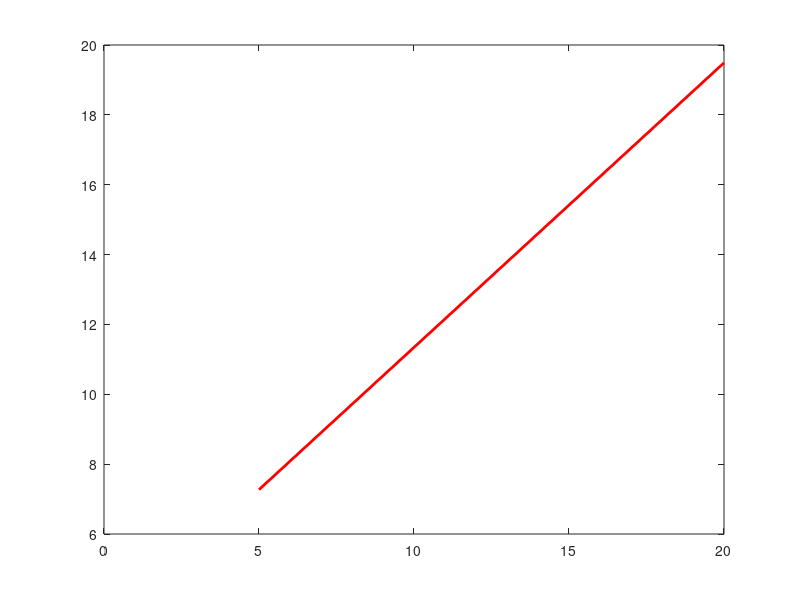

Recreate this plot in MATLAB. (Note: this script raises an error after producing the figure.)
clear all; close all; clc;
Re_values_BigFin = {
   [7830, 7893, 7894, 7894, 7894, 7956, 7957, 8020, 8020, 8020], ... % fan25 - Re
   [7908, 8099, 8100, 8163, 8164, 8164, 8227, 8228, 8291, 8291], ... % test_5W - Re
   [17688, 18010, 18071, 18200, 18201, 18201, 18203, 18328, 18328, 18520], ... % fan50 - Re
   [7542, 7543, 7665, 7665, 7666, 7666, 7666, 7726, 7727, 7788] % Dataset 4 - Re
};
Nu_values_BigFin = {
   [206, 206, 206, 206, 206, 206, 206, 206, 206, 206], ... % fan25 - Nu
   [131, 131, 131, 137, 131, 130, 132, 136, 137, 137], ... % test_5W - Nu
   [347, 344, 347, 346, 345, 345, 345, 347, 347, 347], ... % fan50 - Nu
   [199, 194, 195, 199, 194, 199, 199, 195, 195, 199] % test_20W  - Nu
};
deltaT_values_BigFin = {
   [9.4, 9.4, 9.4, 9.4, 9.4, 9.4, 9.4, 9.4, 9.4, 9.4], ... % fan25 - deltaT
   [7.3, 7.3, 7.3, 7.2, 7.3, 7.3, 7.2, 7.3, 7.2, 7.3], ... % test_5W - deltaT
   [5.6, 5.7, 5.6, 5.6, 5.7, 5.6, 5.7, 5.6, 5.6, 5.6], ... % fan50 - deltaT
   [19.5, 19.5, 19.5, 19.5, 19.5, 19.5, 19.5, 19.4, 19.5, 19.5] % test_20W 
};
Power_values_BigFin = {
   10, ... % fan25 
   5, ... % test_5W 
   10, ... % fan50 
   20 % test_20W 
};
name = {
   'BigFin_fan25'
   'BigFin_test_5W'
   'Bigfan50'
   'Bigtest_20W'
};
Power_vals_BigFin = [Power_values_BigFin{2}, Power_values_BigFin{4}]; % 5W and 20W
avgDeltaT_vals_BigFin = [mean(deltaT_values_BigFin{2}), mean(deltaT_values_BigFin{4})]; % Corresponding deltaT
avgRe_vals_BigFin = [mean(Re_values_BigFin{2}), mean(Re_values_BigFin{4})];
%For plot 3
avgRe_vals_BigFin_Fan = [mean(Re_values_BigFin{1}), mean(Re_values_BigFin{3})];
avgNu_vals_BigFin_Fan = [mean(Nu_values_BigFin{1}), mean(Nu_values_BigFin{3})];
Re_values_FullFinPlate = {
   [8751, 8814, 8877, 8879, 8941, 8942, 8942, 8942, 9006, 9070], ... % 5W
   [8874, 8875, 8937, 8938, 9001, 9062, 9063, 9126, 9126, 9189], ... % 10W
   [19356, 19419, 19612, 19673, 19929, 19930, 19994, 20119, 20757, 20821], ... % 10W (high Re)
   [8480, 8601, 8662, 8662, 8663, 8723, 8784, 8784, 8846, 8846] % 20W
};
Nu_values_FullFinPlate = {
   [182, 177, 182, 177, 183, 182, 183, 182, 182, 177], ... % 5W
   [178, 178, 178, 178, 178, 178, 178, 178, 178, 178], ... % 10W
   [281, 281, 280, 281, 281, 280, 280, 281, 281, 280], ... % 10W (high Re)
   [176, 176, 176, 176, 176, 176, 176, 176, 173, 173] % 20W
};
deltaT_values_FullFinPlate = {
   [5.4, 5.3, 5.3, 5.3, 5.3, 5.4, 5.3, 5.3, 5.3, 5.3], ... % 5W
   [10.9, 10.9, 10.9, 10.9, 10.9, 10.9, 10.9, 10.9, 10.9, 10.9], ... % 10W
   [6.9, 6.9, 7.0, 6.9, 6.9, 7.0, 7.0, 6.9, 6.9, 7.0], ... % 10W (high Re)
   [21.7, 21.8, 21.7, 21.8, 21.8, 21.8, 21.7, 21.8, 21.8, 21.8] % 20W
};
Power_values_FullFinPlate = {
   5, ... % 5W
   10, ... % 10W
   10, ... % 10W (high Re)
   20 % 20W
};
Power_vals_FullFinPlate = [Power_values_FullFinPlate{1}, Power_values_FullFinPlate{4}]; % 5W and 20W
avgDeltaT_vals_FullFinPlate = [mean(deltaT_values_FullFinPlate{1}), mean(deltaT_values_FullFinPlate{4})]; % Corresponding deltaT
avgRe_vals_FullFinPlate = [mean(Re_values_FullFinPlate{1}), mean(Re_values_FullFinPlate{4})];
%For plot 3
avgRe_vals_FullFinPlate_Fan = [mean(Re_values_FullFinPlate{2}), mean(Re_values_FullFinPlate{3})];
avgNu_vals_FullFinPlate_Fan = [mean(Nu_values_FullFinPlate{2}), mean(Nu_values_FullFinPlate{3})];
Re_values_3row = {
   [7523, 7523, 7523, 7587, 7652, 7717, 7718, 7719, 7780, 7781, 7909], ... % New Data
   [7437, 7507, 7507, 7507, 7564, 7564, 7565, 7569, 7569, 7570, 7570, 7631, 7694, 7755, 7755, 7755, 7755, 7756, 7819, 7946], ... % 10W
   [7507, 7507, 7507, 7569, 7569, 7570, 7570, 7631, 7694, 7755], ... % 20W
   [18104, 18296, 18426, 18488, 18497, 18562, 18563, 18681, 18684, 18813] % High Re
};
Nu_values_3row = {
   [296, 297, 296, 288, 294, 282, 276, 275, 281, 280, 296], ... % New Data
   [260, 260, 259, 259, 260, 259, 259, 258, 258, 257], ... % 10W
   [243, 243, 244, 243, 243, 238, 237, 238, 243, 238], ... % 20W
   [499, 505, 500, 509, 494, 498, 496, 508, 504, 501] % High Re
};
deltaT_values_3row = {
   [3.4, 3.4, 3.4, 3.4, 3.4, 3.4, 3.5, 3.5, 3.4, 3.4, 3.4], ... % New Data
   [7.5, 7.5, 7.5, 7.5, 7.5, 7.5, 7.5, 7.6, 7.5, 7.6], ... % 10W
   [16.1, 16.1, 16.0, 16.1, 16.1, 16.1, 16.1, 16.1, 16.1, 16.1], ... % 20W
   [3.9, 3.9, 3.9, 3.8, 4.0, 3.9, 3.9, 3.8, 3.9, 3.9] % High Re
};
Power_values_3row = {
   5, ... % New Data
   10, ... % 10W
   20, ... % 20W
   10 % High Re
};
Power_vals_3row = [Power_values_3row{1}, Power_values_3row{3}]; % 5W and 20W
avgDeltaT_vals_3row = [mean(deltaT_values_3row{1}), mean(deltaT_values_3row{3})]; % Corresponding deltaT
avgRe_vals_3row = [mean(Re_values_3row{1}), mean(Re_values_3row{3})]; % Corresponding deltaT
%For plot 3
avgRe_vals_3row_Fan = [mean(Re_values_3row{2}), mean(Re_values_3row{4})];
avgNu_vals_3row_Fan = [mean(Nu_values_3row{2}), mean(Nu_values_3row{4})];
Re_values_Pope = {
   [8762, 8954, 9018, 9018, 9208, 9208, 9208, 9272, 9334, 9336], ... % New Data
   [8272, 8272, 8332, 8453, 8512, 8571, 8633, 8692, 8754, 8813], ... % 10W
   [8522, 8584, 8585, 8585, 8585, 8647, 8647, 8772, 8833, 8958], ... % 20W
   [19299, 19743, 19869, 19930, 19997, 20058, 20120, 20247, 20313, 20438] % High Re
};
Nu_values_Pope = {
   [146, 144, 145, 143, 144, 145, 144, 144, 146, 144], ... % New Data
   [138, 138, 138, 138, 138, 138, 138, 138, 136, 138], ... % 10W
   [142, 141, 141, 141, 141, 142, 141, 141, 141, 141], ... % 20W
   [241, 239, 239, 241, 241, 241, 240, 241, 239, 240] % High Re
};
deltaT_values_Pope = {
   [6.8, 6.8, 6.8, 6.8, 6.8, 6.8, 6.8, 6.8, 6.7, 6.8], ... % New Data
   [27.6, 27.5, 27.5, 27.5, 27.6, 27.6, 27.6, 27.5, 27.6, 27.6], ... % 10W
   [13.6, 13.6, 13.7, 13.6, 13.6, 13.6, 13.7, 13.6, 13.7, 13.7], ... % 20W
   [8.1, 8.1, 8.1, 8.1, 8.1, 8.1, 8.1, 8.1, 8.1, 8.1] % High Re
};
Power_values_Pope = {
   5, ... % New Data
   20, ... % 10W
   10, ... % 20W
   10 % High Re
};
Power_vals_Pope = [Power_values_Pope{1}, Power_values_Pope{2}]; % 5W and 20W
avgDeltaT_vals_Pope = [mean(deltaT_values_Pope{1}), mean(deltaT_values_Pope{2})];
avgRe_vals_Pope = [mean(Re_values_Pope{1}), mean(Re_values_Pope{2})];
%For plot 3
avgRe_vals_Pope_Fan = [mean(Re_values_Pope{3}), mean(Re_values_Pope{4})];
avgNu_vals_Pope_Fan = [mean(Nu_values_Pope{3}), mean(Nu_values_Pope{4})];
%% Plot the line
figure(1);
plot(Power_vals_BigFin, avgDeltaT_vals_BigFin, '-r', 'LineWidth', 2, 'MarkerSize', 8);
hold on
errorbar(   Power_vals_BigFin(1)        ,avgDeltaT_vals_BigFin(1),std(deltaT_values_BigFin{2}),'vertical',color='r',LineWidth=2)
errorbar(   Power_vals_BigFin(2)        ,avgDeltaT_vals_BigFin(2),std(deltaT_values_BigFin{4}),'vertical',color='r',LineWidth=2)
plot(       Power_vals_FullFinPlate     ,avgDeltaT_vals_FullFinPlate, '-k', 'LineWidth', 2, 'MarkerSize', 8);
errorbar(   Power_vals_FullFinPlate(1)  ,avgDeltaT_vals_FullFinPlate(1),std(deltaT_values_FullFinPlate{1}),'vertical',color='k',LineWidth=2)
errorbar(   Power_vals_FullFinPlate(2)  ,avgDeltaT_vals_FullFinPlate(2),std(deltaT_values_FullFinPlate{4}),'vertical',color='k',LineWidth=2)
plot(       Power_vals_3row             ,avgDeltaT_vals_3row, '-b', 'LineWidth', 2, 'MarkerSize', 8);
errorbar(   Power_vals_3row(1)          ,avgDeltaT_vals_3row(1),std(deltaT_values_3row{1}),'vertical',color='b',LineWidth=2) % 10 W
errorbar(   Power_vals_3row(2)          ,avgDeltaT_vals_3row(2),std(deltaT_values_3row{3}),'vertical',color='b',LineWidth=2) % 20 W
plot(       Power_vals_Pope             ,avgDeltaT_vals_Pope, '-g', 'LineWidth', 2, 'MarkerSize', 8);
errorbar(   Power_vals_Pope(1)          ,avgDeltaT_vals_Pope(1),std(deltaT_values_Pope{1}),'vertical',color='g',LineWidth=2)
errorbar(   Power_vals_Pope(2)          ,avgDeltaT_vals_Pope(2),std(deltaT_values_Pope{2}),'vertical',color='g',LineWidth=2)
hold off
grid on
xlabel('Power (W)');
ylabel('Average \DeltaT (°C)');
title('Fin Design: Power vs. Average Temperature Difference');
legend('BigFin','','','FullPlate','','','3row','','','Pope','','',location = 'northwest')

%Power_vals_BigFin(1)       % -std(deltaT_values_BigFin{2})
%Power_vals_BigFin(2)       % -std(deltaT_values_BigFin{4})
%Power_vals_FullFinPlate(1) % - std(deltaT_values_FullFinPlate{1})
%Power_vals_FullFinPlate(2) % - std(deltaT_values_FullFinPlate{4})
%Power_vals_3row(1)         %-std(deltaT_values_3row{1})        
%Power_vals_3row(2)         %-std(deltaT_values_3row{3})        
%Power_vals_Pope(1)         %-std(deltaT_values_Pope{1})         
%Power_vals_Pope(2)         %-std(deltaT_values_Pope{2})         

%std(deltaT_values_BigFin{2})
%std(deltaT_values_BigFin{4})
%std(deltaT_values_FullFinPlate{1})
%std(deltaT_values_FullFinPlate{4})
%std(deltaT_values_3row{1})        
%std(deltaT_values_3row{3})        
%std(deltaT_values_Pope{1})         
%std(deltaT_values_Pope{2})      

%fprintf('avgDeltaT_vals\n %15.5f,\n%15.5f,\n%15.5f,\n%15.5f,\n%15.5f,\n%15.5f,\n%15.5f,\n%15.5f\n',avgDeltaT_vals_BigFin(1)      ,avgDeltaT_vals_BigFin(2)      ,avgDeltaT_vals_FullFinPlate(1),avgDeltaT_vals_FullFinPlate(2),avgDeltaT_vals_3row(1)        ,avgDeltaT_vals_3row(2)        ,avgDeltaT_vals_Pope(1)        ,avgDeltaT_vals_Pope(2));
%fprintf('powerVals\n %15.5f,\n%15.5f,\n%15.5f,\n%15.5f,\n%15.5f,\n%15.5f,\n%15.5f,\n%15.5f\n',Power_vals_BigFin(1)      ,Power_vals_BigFin(2)      ,Power_vals_FullFinPlate(1),Power_vals_FullFinPlate(2),Power_vals_3row(1)        ,Power_vals_3row(2)        ,Power_vals_Pope(1)        ,Power_vals_Pope(2));
%fprintf('std_vals\n  %15.5f,\n%15.5f,\n%15.5f,\n%15.5f,\n%15.5f,\n%15.5f,\n%15.5f,\n%15.5f\n',std(deltaT_values_BigFin{2}),std(deltaT_values_BigFin{4}),std(deltaT_values_FullFinPlate{1}),std(deltaT_values_FullFinPlate{4}),std(deltaT_values_3row{1})        ,std(deltaT_values_3row{3})        ,std(deltaT_values_Pope{1})         ,std(deltaT_values_Pope{2}));

power_vals_all = [...
Power_vals_BigFin(1)  ;
Power_vals_BigFin(2);
Power_vals_FullFinPlate(1);
Power_vals_FullFinPlate(2);
Power_vals_3row(1)        ;
Power_vals_3row(2)        ;
Power_vals_Pope(1);
Power_vals_Pope(2);];

avgRe_vals_all = [...
avgDeltaT_vals_BigFin(1)      ;
avgDeltaT_vals_BigFin(2)      ;
avgDeltaT_vals_FullFinPlate(1);
avgDeltaT_vals_FullFinPlate(2);
avgDeltaT_vals_3row(1)        ;
avgDeltaT_vals_3row(2)        ;
avgDeltaT_vals_Pope(1)        ;
avgDeltaT_vals_Pope(2)        ;];

std_vals_all = [...
std(deltaT_values_BigFin{2});
std(deltaT_values_BigFin{4});
std(deltaT_values_FullFinPlate{1});
std(deltaT_values_FullFinPlate{4});
std(deltaT_values_3row{1});
std(deltaT_values_3row{3});
std(deltaT_values_Pope{1});
std(deltaT_values_Pope{2});];

clc
fprintf('deltaT_vals_all\n');
for i = 1:length(avgRe_vals_all)
fprintf('%2.0f, %15.5f, %15.5f, %15.5f , %15.5f  \n',power_vals_all(i),avgRe_vals_all(i),std_vals_all(i),avgRe_vals_all(i)-std_vals_all(i), avgRe_vals_all(i)+std_vals_all(i) )
end

%%
figure(2);
h = plot(Power_vals_BigFin, avgRe_vals_BigFin, '-r', 'LineWidth', 2, 'MarkerSize', 8);
hold on
errorbar(Power_vals_BigFin(1),avgRe_vals_BigFin(1),std(Re_values_BigFin{2}),'vertical',color='r',LineWidth=2)
errorbar(Power_vals_BigFin(2),avgRe_vals_BigFin(2),std(Re_values_BigFin{4}),'vertical',color='r',LineWidth=2)

plot(Power_vals_FullFinPlate, avgRe_vals_FullFinPlate, '-k', 'LineWidth', 2, 'MarkerSize', 8);
errorbar(Power_vals_FullFinPlate(1),avgRe_vals_FullFinPlate(1),std(Re_values_FullFinPlate{1}),'vertical',color='k',LineWidth=2)
errorbar(Power_vals_FullFinPlate(2),avgRe_vals_FullFinPlate(2),std(Re_values_FullFinPlate{4}),'vertical',color='k',LineWidth=2)

plot(Power_vals_3row, avgRe_vals_3row, '-b', 'LineWidth', 2, 'MarkerSize', 8);
errorbar(Power_vals_3row(1),avgRe_vals_3row(1),std(Re_values_3row{1}),'vertical',color='b',LineWidth=2)
errorbar(Power_vals_3row(2),avgRe_vals_3row(2),std(Re_values_3row{3}),'vertical',color='b',LineWidth=2)

plot(Power_vals_Pope, avgRe_vals_Pope, '-g', 'LineWidth', 2, 'MarkerSize', 8);
errorbar(Power_vals_Pope(1),avgRe_vals_Pope(1),std(Re_values_Pope{1}),'vertical',color='g',LineWidth=2)
errorbar(Power_vals_Pope(2),avgRe_vals_Pope(2),std(Re_values_Pope{2}),'vertical',color='g',LineWidth=2)
hold off
xlabel('Power (W)');
ylabel('Re');
title('Fin Design: Power vs. Re');
legend('BigFin','','','FullPlate','','','3row','','','Pope','','',location = 'best')
grid on
ax = ancestor(h, 'axes');
ax.XAxis.Exponent = 0;
xtickformat('%.0f');

power_vals_all = [...
Power_vals_BigFin(1)  ;
Power_vals_BigFin(2);
Power_vals_FullFinPlate(1);
Power_vals_FullFinPlate(2);
Power_vals_3row(1)        ;
Power_vals_3row(2)        ;
Power_vals_Pope(1);
Power_vals_Pope(2);];

avgRe_vals_all = [...
avgRe_vals_BigFin(1)      ;
avgRe_vals_BigFin(2)      ;
avgRe_vals_FullFinPlate(1);
avgRe_vals_FullFinPlate(2);
avgRe_vals_3row(1)        ;
avgRe_vals_3row(2)        ;
avgRe_vals_Pope(1)        ;
avgRe_vals_Pope(2)        ;];

std_vals_all = [...
std(Re_values_BigFin{2});
std(Re_values_BigFin{4});
std(Re_values_FullFinPlate{1});
std(Re_values_FullFinPlate{4});
std(Re_values_3row{1});
std(Re_values_3row{3});
std(Re_values_Pope{1});
std(Re_values_Pope{2});];


fprintf('avgRe_vals_all\n');
for i = 1:length(avgRe_vals_all)
fprintf('%2.0f, %15.5f, %15.5f, %15.5f , %15.5f  \n',power_vals_all(i),avgRe_vals_all(i),std_vals_all(i),avgRe_vals_all(i)-std_vals_all(i), avgRe_vals_all(i)+std_vals_all(i) )
end
%%
figure(3);
h = plot(avgRe_vals_BigFin_Fan, avgNu_vals_BigFin_Fan, '-r', 'LineWidth', 2, 'MarkerSize', 8);
hold on
errorbar(avgRe_vals_BigFin_Fan(1),avgNu_vals_BigFin_Fan(1),std(Nu_values_BigFin{1}),'vertical',color='r',LineWidth=2)
errorbar(avgRe_vals_BigFin_Fan(2),avgNu_vals_BigFin_Fan(2),std(Nu_values_BigFin{3}),'vertical',color='r',LineWidth=2)

plot(avgRe_vals_FullFinPlate_Fan, avgNu_vals_FullFinPlate_Fan,'-k', 'LineWidth', 2, 'MarkerSize', 8);
errorbar(avgRe_vals_FullFinPlate_Fan(1),avgNu_vals_FullFinPlate_Fan(1),std(Nu_values_FullFinPlate{2}),'vertical',color='k',LineWidth=2)
errorbar(avgRe_vals_FullFinPlate_Fan(2),avgNu_vals_FullFinPlate_Fan(2),std(Nu_values_FullFinPlate{3}),'vertical',color='k',LineWidth=2)

plot(avgRe_vals_3row_Fan,avgNu_vals_3row_Fan, '-b', 'LineWidth', 2, 'MarkerSize', 8);
errorbar(avgRe_vals_3row_Fan(1),avgNu_vals_3row_Fan(1),std(Nu_values_3row{2}),'vertical',color='b',LineWidth=2)
errorbar(avgRe_vals_3row_Fan(2),avgNu_vals_3row_Fan(2),std(Nu_values_3row{4}),'vertical',color='b',LineWidth=2)

plot(avgRe_vals_Pope_Fan, avgNu_vals_Pope_Fan, '-g', 'LineWidth', 2, 'MarkerSize', 8);
errorbar(avgRe_vals_Pope_Fan(1),avgNu_vals_Pope_Fan(1),std(Nu_values_Pope{3}),'vertical',color='g',LineWidth=2)
errorbar(avgRe_vals_Pope_Fan(2),avgNu_vals_Pope_Fan(2),std(Nu_values_Pope{4}),'vertical',color='g',LineWidth=2)
hold off
xlabel('Re');
ylabel('Nu');
title('Fin Design: Re vs. Nu of 25% and 50% fan');
legend('BigFin','','','FullPlate','','','3row','','','Pope','','',location = 'northwest')
grid on
ax = ancestor(h, 'axes');
ax.XAxis.Exponent = 0;
xtickformat('%.0f');


power_vals_all = [...
avgRe_vals_BigFin_Fan(1)      ;
avgRe_vals_BigFin_Fan(2)      ;
avgRe_vals_FullFinPlate_Fan(1);
avgRe_vals_FullFinPlate_Fan(2);
avgRe_vals_3row_Fan(1)        ;
avgRe_vals_3row_Fan(2)        ;
avgRe_vals_Pope_Fan(1)        ;
avgRe_vals_Pope_Fan(2)        ;];


avgRe_vals_all = [...
avgNu_vals_BigFin_Fan(1)  ;
avgNu_vals_BigFin_Fan(2);
avgNu_vals_FullFinPlate_Fan(1);
avgNu_vals_FullFinPlate_Fan(2);
avgNu_vals_3row_Fan(1)        ;
avgNu_vals_3row_Fan(2)        ;
avgNu_vals_Pope_Fan(1);
avgNu_vals_Pope_Fan(2);];


std_vals_all = [...
std(Re_values_BigFin{1});
std(Re_values_BigFin{2});
std(Re_values_FullFinPlate{1});
std(Re_values_FullFinPlate{2});
std(Re_values_3row{2});
std(Re_values_3row{4});
std(Re_values_Pope{3});
std(Re_values_Pope{4});];

clc
fprintf('avgRe_Nu_all\n');
for i = 1:length(avgRe_vals_all)
fprintf('%2.0f, %15.5f, %15.5f, %15.5f , %15.5f  \n',power_vals_all(i),avgRe_vals_all(i),std_vals_all(i),avgRe_vals_all(i)-std_vals_all(i), avgRe_vals_all(i)+std_vals_all(i) )
end

